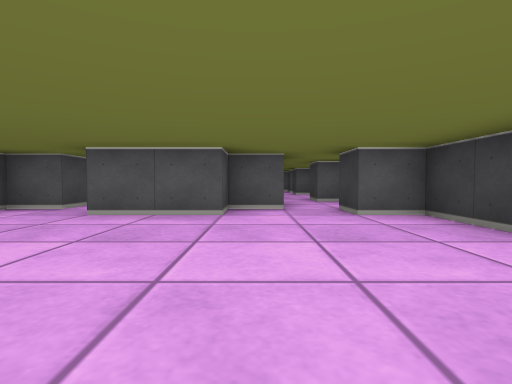
View 1 (above)

24 first-person views from a walk through a cub3D maze. The camera is about half as high as the walls, tilts 2° down and sees 80° across. The floor is counted in squares. Each view is taken from the middle of a square. On the plan, view 1 faces up. The plan holds only what a view shows up to about 9 squares ahead; the rest is blank.

View 2
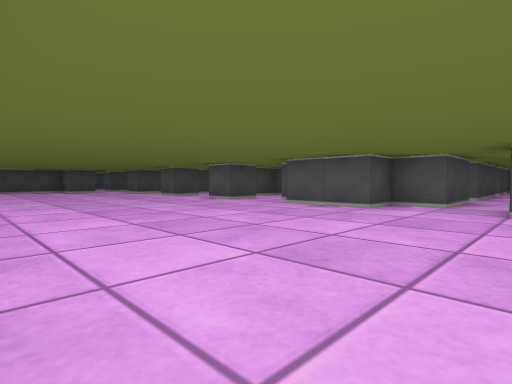

View 3
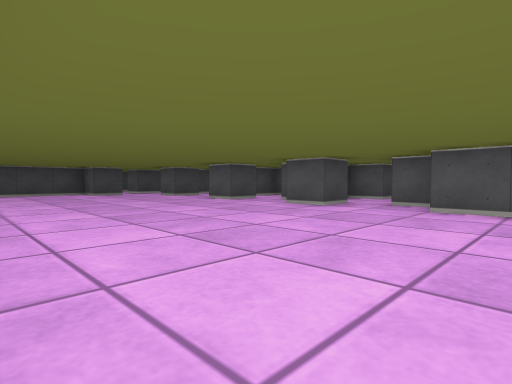

View 4
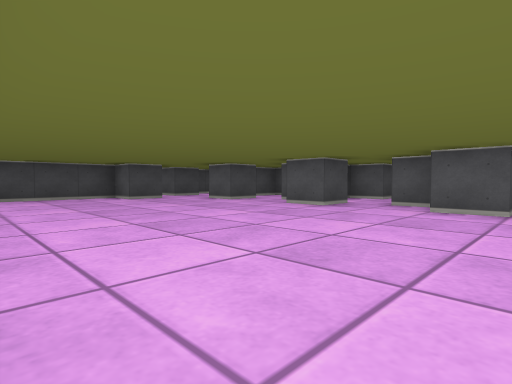

View 5
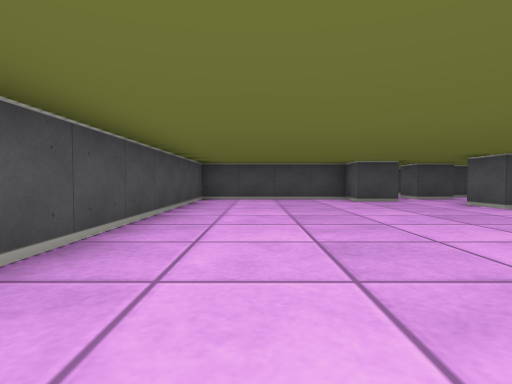

View 6
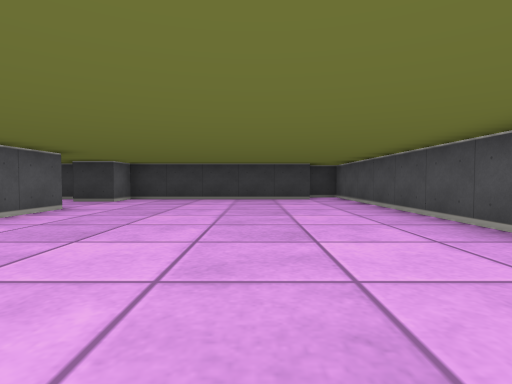

View 7
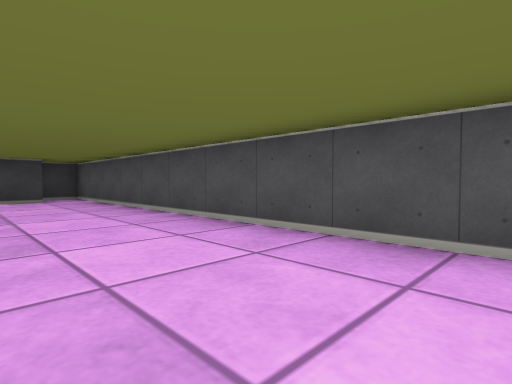

View 8
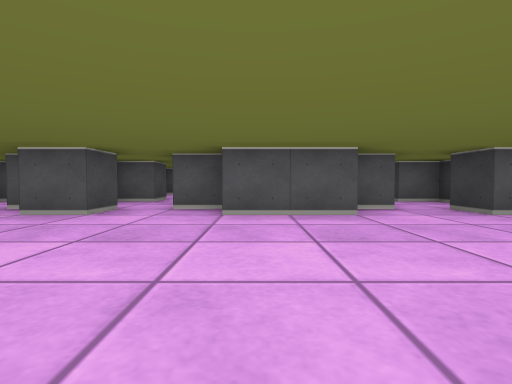

View 9
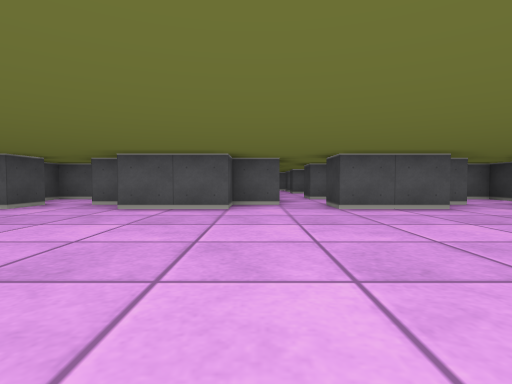

View 10
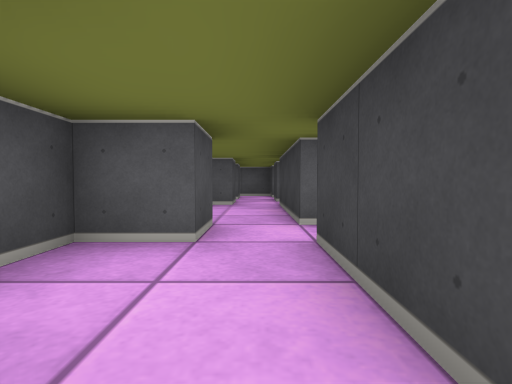

View 11
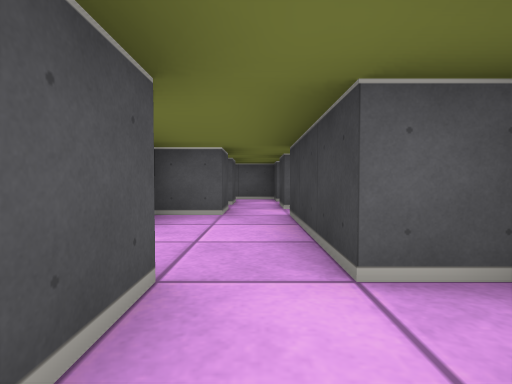

View 12
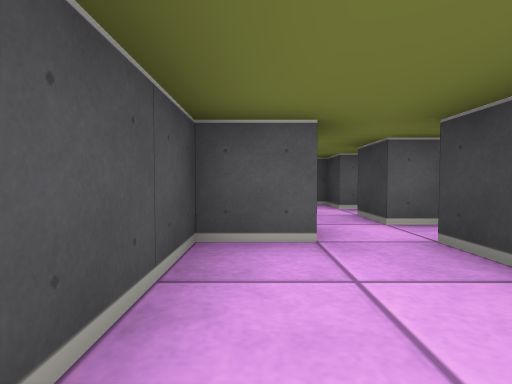

View 13
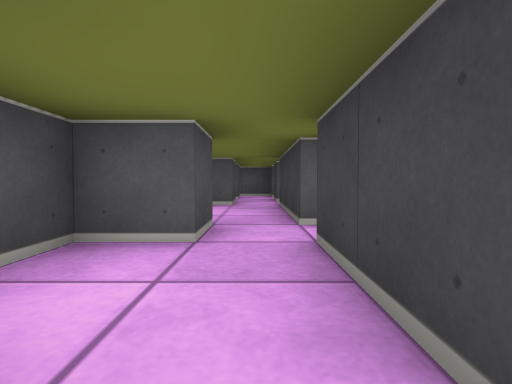

View 14
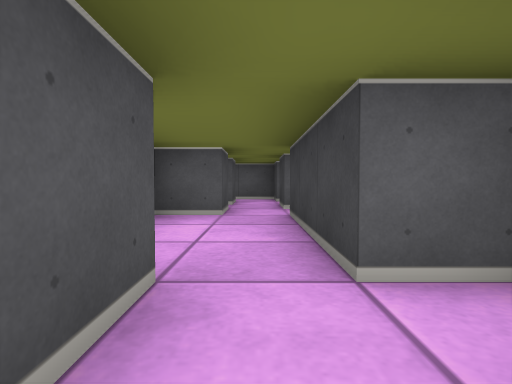

View 15
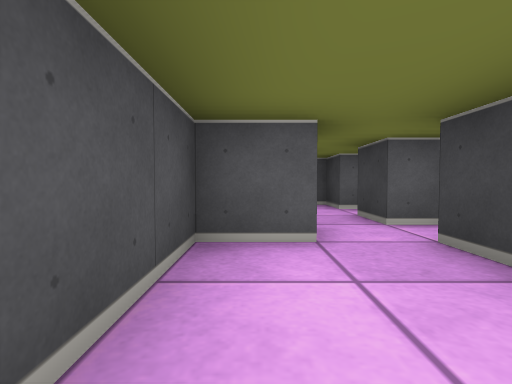

View 16
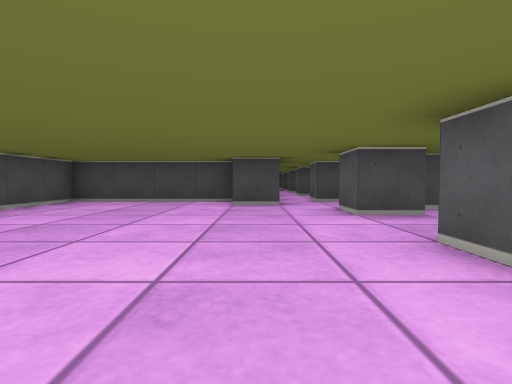

View 17
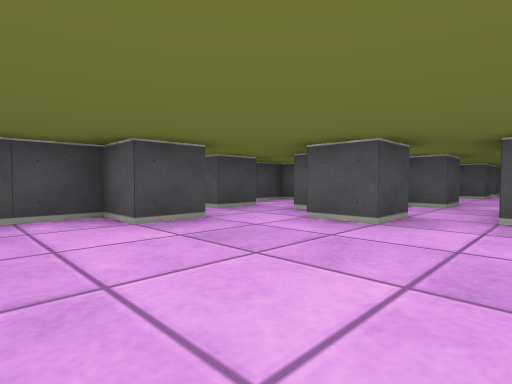

View 18
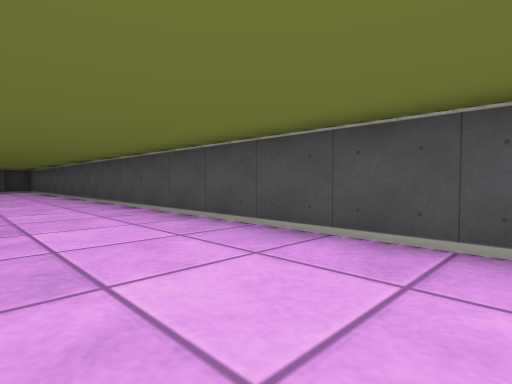

View 19
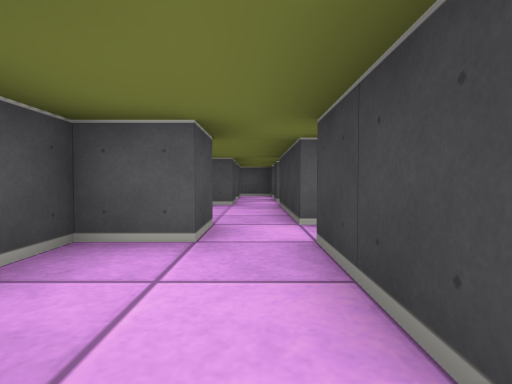

View 20
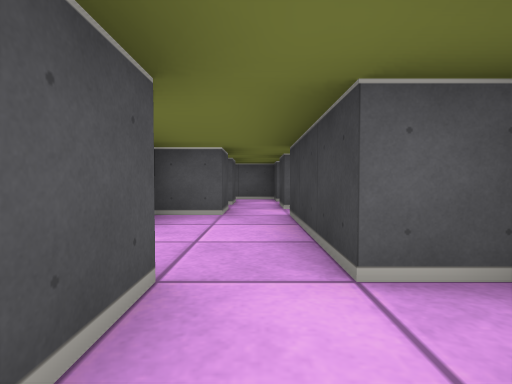

View 21
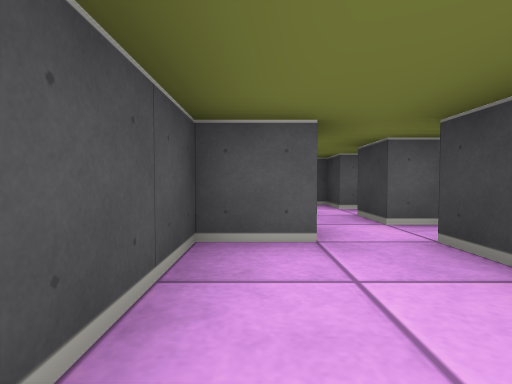

View 22
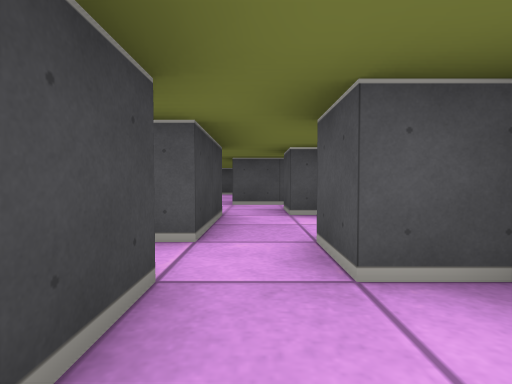

View 23
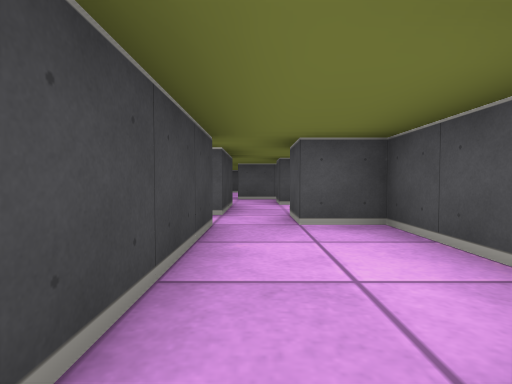

View 24
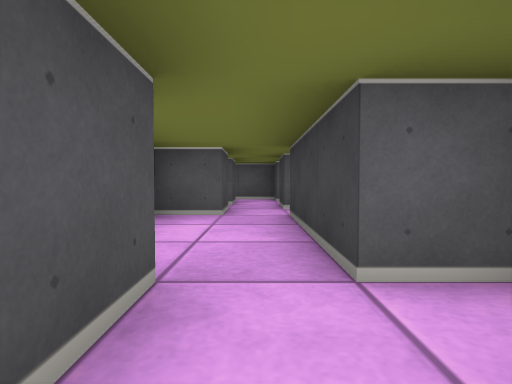

### Floor plan
Key: @ floor where view 1 was taken; # wall or solid block; . floor.
Columns run from 19 left of view 1 to 4 right of it. Each row starts with its distance up from view 1.
 16  ############
 15   .#..#..#..#
 14  #.##.##.##..
 13  #.##.##.##.#
 12  #..#..#..#..
 11   .##.##.##.#
 10 #..#..#..#..#  #.
  9 #..#..#..#..#  #.
  8 ##.##.##.##..   .## .##
  7 ##.# .# .# .#  #..# ..#
  6 #..#..#..#..####..##..#
  5 ##.##.##.##..##..##..##
  4 ......................#
  3  ##...................#
  2  #....................#
  1  #....................#
  0  #.................@..##
 -1  #.....................#
 -2  #######################

Where each view was taken, in squares from view 1:
view 1: 0 up, 0 right, facing up
view 2: 1 down, 2 left, facing up-left
view 3: 1 down, 5 left, facing up-left
view 4: 1 down, 8 left, facing up-left
view 5: 0 up, 9 left, facing left
view 6: 1 up, 6 left, facing right
view 7: 1 up, 6 left, facing down-right
view 8: 0 up, 6 left, facing up
view 9: 1 down, 4 left, facing up
view 10: 5 up, 8 left, facing up
view 11: 7 up, 8 left, facing up
view 12: 9 up, 9 left, facing up
view 13: 5 up, 11 left, facing up
view 14: 7 up, 11 left, facing up
view 15: 9 up, 12 left, facing up
view 16: 3 up, 10 left, facing left
view 17: 1 up, 13 left, facing up-left
view 18: 1 up, 13 left, facing down-right
view 19: 5 up, 14 left, facing up
view 20: 7 up, 14 left, facing up
view 21: 9 up, 15 left, facing up
view 22: 10 up, 17 left, facing down
view 23: 12 up, 17 left, facing down
view 24: 7 up, 17 left, facing up
